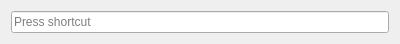
<?xml version="1.0" encoding="UTF-8"?>
<ui version="4.0">
 <class>Form</class>
 <widget class="QWidget" name="Form">
  <property name="geometry">
   <rect>
    <x>0</x>
    <y>0</y>
    <width>400</width>
    <height>38</height>
   </rect>
  </property>
  <property name="windowTitle">
   <string>Form</string>
  </property>
  <layout class="QHBoxLayout" name="horizontalLayout">
   <item>
    <widget class="QKeySequenceEdit" name="keySequenceEdit"/>
   </item>
  </layout>
 </widget>
 <resources/>
 <connections/>
</ui>
